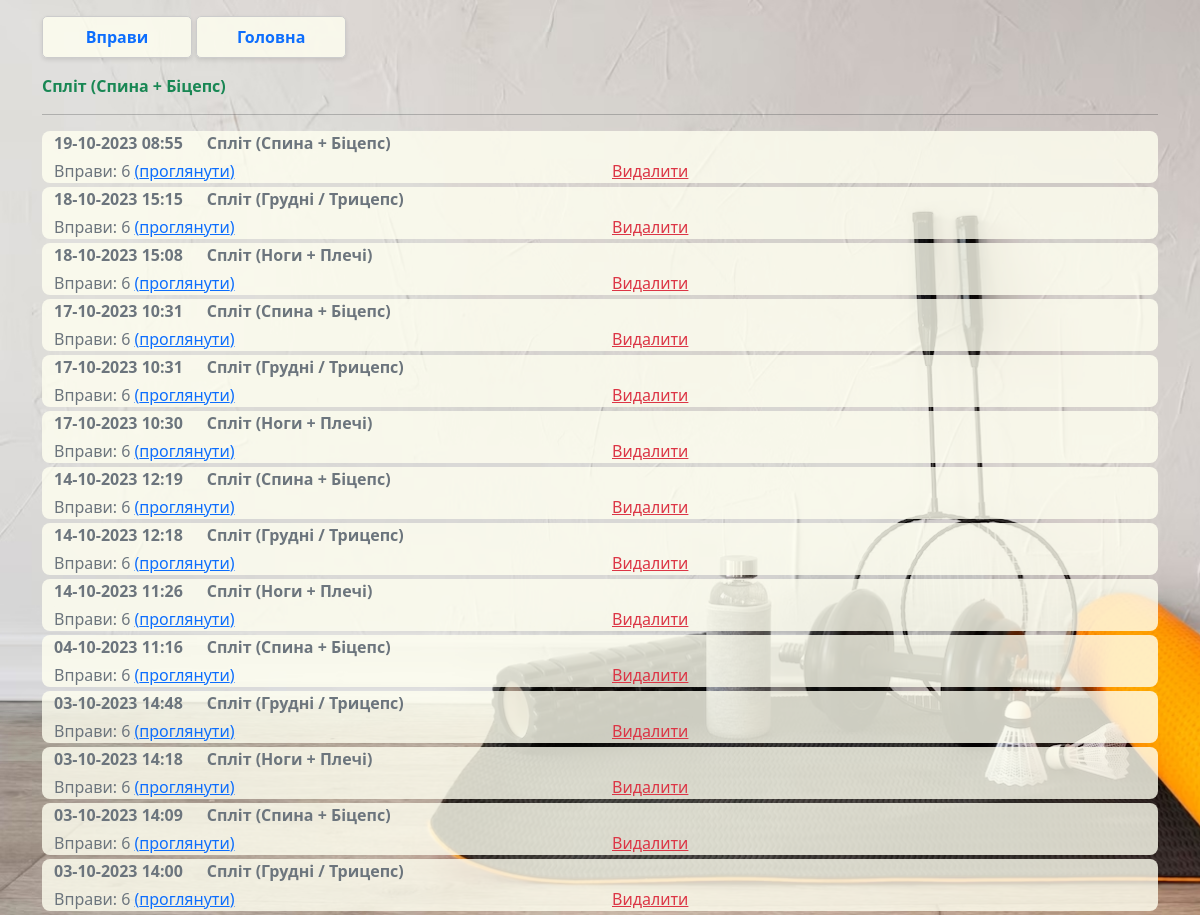
Screenshot of /statistics (signed in) with the database file from the repository.
### _models.py (models this page shows, shortened)
class User(db.Model, UserMixin):
    __tablename__ = 'users'
    id = db.Column(db.Integer, primary_key=True)
    name = db.Column(db.String(80), nullable=False, unique=True)
    password = db.Column(db.String(80), nullable=False)
    role = db.Column(db.String(80), nullable=False, default='user')
    email = db.Column(db.String(80), unique=True, nullable=False)
    language = db.Column(db.String(20), default='EN')
    preferences = db.Column(db.Text, default=[])
    date_registration = Column(db.DateTime)
    date_last_activity = Column(db.DateTime)
    trainings = relationship('UserTraining', back_populates='user')

class Training(db.Model):
    __tablename__ = 'trainings'
    training_id = db.Column(db.Integer, primary_key=True)
    name = db.Column(db.String(50), nullable=False)
    local_names = db.Column(db.Text)
    owner = db.Column(db.String(80), default='admin')
    exercises = relationship('Exercise', secondary='training_exercises', overlaps="trainings")
    user_trainings = relationship('UserTraining', back_populates='training', cascade='all, delete-orphan')
    plans = relationship('Plan', secondary='plan_trainings', back_populates='trainings')

### main.py (the view)
@app.route('/statistics')
@login_required
def statistics():
    u_utr = UserTraining.query.filter_by(user_id=current_user.id, assigned=True, completed=False).all()
    c_utr = UserTraining.query.filter_by(user_id=current_user.id, assigned=True, completed=True).all()
    uncompleted_trainings = []
    for u_tr in u_utr:
        train = Training.query.get(u_tr.training_id)
        if train:
            local_names = json.loads(train.local_names)
            local_name = local_names[current_user.language]
            uncompleted_trainings.append([train, u_tr.id, local_name])
    completed_trainings = []
    for c_tr in c_utr:
        train = Training.query.get(c_tr.training_id)
        if train:
            local_names = json.loads(train.local_names)
            local_name = local_names[current_user.language]
            ex_count=len(train.exercises)
            user_prefs = json.loads(current_user.preferences)
            time_delta = timedelta(hours=user_prefs['LTO'])
            result_time = c_tr.date_completed + time_delta
            formatted_datetime = result_time.strftime("%d-%m-%Y %H:%M")
            completed_trainings.append([train, c_tr.id, ex_count, formatted_datetime, local_name])
    completed_trainings.reverse()
    return render_template('statistics.html', uncompleted_trainings=uncompleted_trainings, completed_trainings=completed_trainings,
                           user=current_user)

### _logic.py (called while the page is built)
def load_localization_dict():
    phrases = Localization.query.all()
    phrases_list = {}
    for phrase in phrases:
        translations_dict = json.loads(phrase.translations)
        phrases_list[phrase.key] = translations_dict
    return phrases_list

### main.py (called while the page is built)
@login_manager.user_loader
def load_user(user_id):
    return User.query.get(int(user_id))

@app.context_processor
def inject_local_dict():
    local_dict = load_localization_dict()
    return {'local_dict': local_dict}

### templates/statistics.html (shortened to what this page needs)
{% extends 'base.html' %}
{% block body %}
<div class="pt-3">
    <div>
    <form action="/statistics/exercises" method="post">
        <input type="submit" class="statistics-btn d-inline-flex p-2 fw-bold text-primary fs-6 link-underline link-underline-opacity-0" value="{{local_dict['Exercises'][current_user.language]}}">
    <a href="/" class="statistics-btn d-inline-flex p-2 fw-bold fs-6 link-underline link-underline-opacity-0">
        {{local_dict['Main'][current_user.language]}}
    </a>
    </form>
    {% for ut in uncompleted_trainings %}
    <div class="row mt-3 text-success fw-semibold">
    <div class="col">
        {{ ut[2] }}
    </div>
    </div>
    {% endfor %}
    <hr>
    {% for ct in completed_trainings %}
    <div class="container mb-1 background-custom-light rounded-3">
        <div class="row mb-1 text-secondary fw-semibold">
            <div class="col col-md-auto">
                {{ct[3]}}
            </div>
            <div class="col">
                {{ ct[4] }}
            </div>
        </div>
        <div class="row mb-1 text-secondary">
            <div class="col">
                {{local_dict['Exercises'][current_user.language]}}: {{ct[2]}} <a href="/statistics/details/{{ct[1]}}" >
                ({{local_dict['view'][current_user.language]}})
            </a>
            </div>
            <div class="col">
                <a href="/statistics/delete/{{ct[1]}}" class="link-danger">
                    {{local_dict['Delete'][current_user.language]}}
                </a>
            </div>
        </div>
    </div>
    {% endfor %}
    </div>
</div>
{% endblock %}

### static/css/main.css (style rules this page uses)
body { background-image: url('../imgs/background.jpg'); background-size: cover; background-repeat: no-repeat; background-attachment: fixed; }
.statistics-btn { display: flex; justify-content: center; padding: 2px; border: 1px solid #ccc; border-radius: 5px; background-color: rgba(255,255,240, 0.8); box-shadow: 0 2px 4px rgba(0, 0, 0, 0.1); max-width: 150px; width: 100%; }
.background-custom-light { background-color: rgba(255,255,240, 0.8); }

### rows the page displays
User: language "Вправи", language "Головна", language "проглянути", language "Видалити"
Training: ut "Спліт (Спина + Біцепс)", ct "19-10-2023 08:55", ct "Спліт (Спина + Біцепс)", ct "6", ct "17-10-2023 10:31", ct "14-10-2023 12:19", ct "04-10-2023 11:16", ct "03-10-2023 14:09"
Training: ct "18-10-2023 15:15", ct "Сплiт (Грудні / Трицепс)", ct "6", ct "17-10-2023 10:31", ct "14-10-2023 12:18", ct "03-10-2023 14:48", ct "03-10-2023 14:00"
Training: ct "18-10-2023 15:08", ct "Спліт (Ноги + Плечі)", training_id "6", ct "17-10-2023 10:30", ct "14-10-2023 11:26", ct "03-10-2023 14:18"
